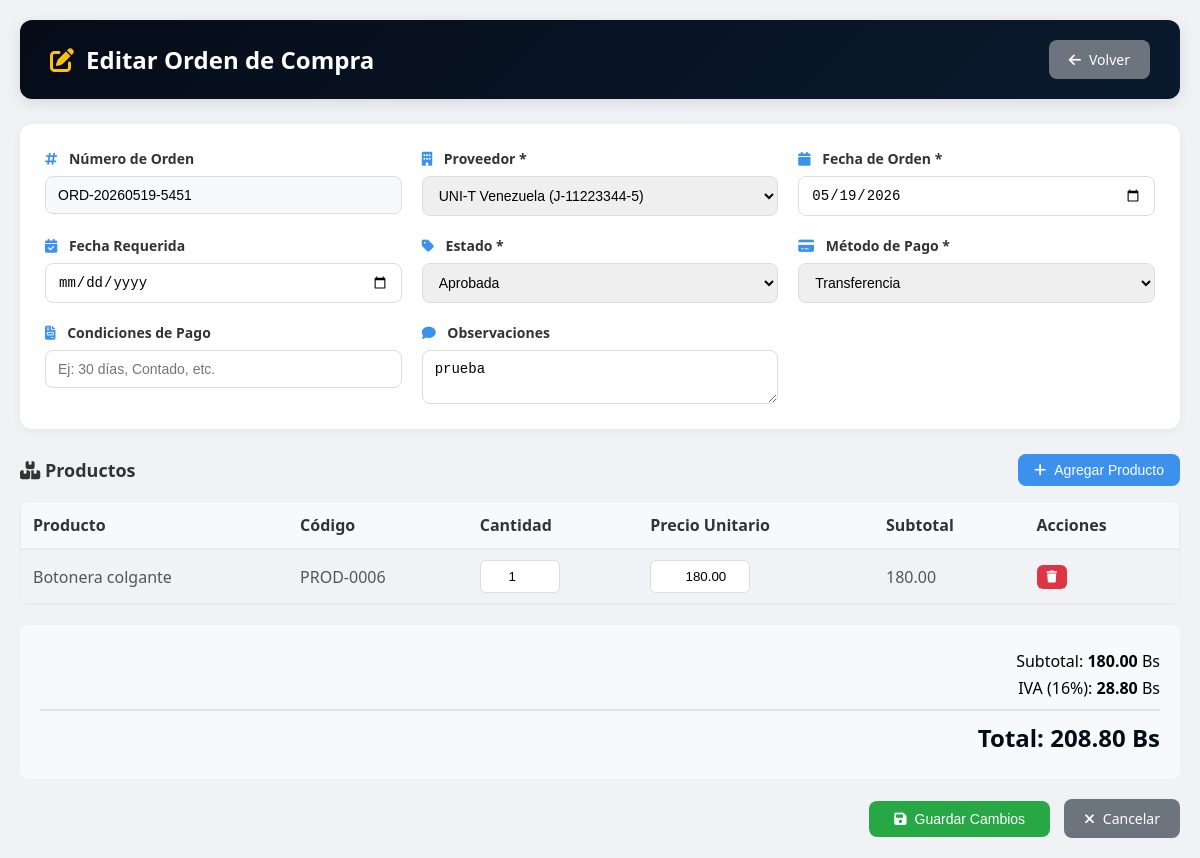
Page /compras/editar_compra.php?id=3 (signed in) on the committed database.
### tables this page shows
CREATE TABLE `compras` (
  `id` int NOT NULL AUTO_INCREMENT,
  `numero_orden` varchar(50) NOT NULL,
  `proveedor_id` int NOT NULL,
  `fecha_orden` date NOT NULL,
  `fecha_requerida` date DEFAULT NULL,
  `fecha_recibido` date DEFAULT NULL,
  `subtotal` decimal(12,2) NOT NULL DEFAULT '0.00',
  `iva` decimal(12,2) NOT NULL DEFAULT '0.00',
  `descuento` decimal(12,2) DEFAULT '0.00',
  `total` decimal(12,2) NOT NULL DEFAULT '0.00',
  `estado` enum('cotizacion','aprobada','enviada','recibida_parcial','recibida_total','anulada') DEFAULT 'cotizacion',
  `metodo_pago` enum('transferencia','efectivo','cheque','credito') DEFAULT 'transferencia',
  `condiciones_pago` varchar(100) DEFAULT NULL,
  `usuario_creacion_id` int NOT NULL,
  `usuario_aprobacion_id` int DEFAULT NULL,
  `fecha_aprobacion` datetime DEFAULT NULL,
  `observaciones` text,
  `created_at` timestamp NULL DEFAULT CURRENT_TIMESTAMP,
  `updated_at` timestamp NULL DEFAULT CURRENT_TIMESTAMP ON UPDATE CURRENT_TIMESTAMP,
  PRIMARY KEY (`id`),
  UNIQUE KEY `numero_orden` (`numero_orden`),
  KEY `idx_proveedor_id` (`proveedor_id`),
  KEY `idx_estado` (`estado`),
  KEY `idx_fecha_orden` (`fecha_orden`)
);

CREATE TABLE `proveedores` (
  `id` int NOT NULL AUTO_INCREMENT,
  `codigo` varchar(50) NOT NULL,
  `nombre_comercial` varchar(150) NOT NULL,
  `razon_social` varchar(200) DEFAULT NULL,
  `ruc` varchar(20) DEFAULT NULL,
  `tipo_documento` enum('cedula','ruc','pasaporte','dni') DEFAULT 'ruc',
  `direccion` text,
  `ciudad` varchar(100) DEFAULT NULL,
  `telefono_principal` varchar(20) NOT NULL,
  `telefono_secundario` varchar(20) DEFAULT NULL,
  `email_principal` varchar(100) NOT NULL,
  `email_secundario` varchar(100) DEFAULT NULL,
  `contacto_nombre` varchar(100) DEFAULT NULL,
  `contacto_cargo` varchar(100) DEFAULT NULL,
  `sitio_web` varchar(255) DEFAULT NULL,
  `condiciones_pago` varchar(100) DEFAULT NULL,
  `plazo_entrega` int DEFAULT '0',
  `forma_pago` enum('transferencia','efectivo','cheque','mixto') DEFAULT 'transferencia',
  `moneda` enum('Bs','USD','EUR') DEFAULT 'Bs',
  `estado` enum('activo','inactivo','suspendido') DEFAULT 'activo',
  `saldo_pendiente` decimal(12,2) DEFAULT '0.00',
  `calificacion` decimal(2,1) DEFAULT '0.0',
  `notas` text,
  `created_at` timestamp NULL DEFAULT CURRENT_TIMESTAMP,
  `updated_at` timestamp NULL DEFAULT CURRENT_TIMESTAMP ON UPDATE CURRENT_TIMESTAMP,
  PRIMARY KEY (`id`),
  UNIQUE KEY `codigo` (`codigo`),
  UNIQUE KEY `ruc` (`ruc`),
  KEY `idx_estado` (`estado`),
  KEY `idx_ruc` (`ruc`),
  KEY `idx_codigo` (`codigo`)
);

CREATE TABLE `compra_detalles` (
  `id` int NOT NULL AUTO_INCREMENT,
  `compra_id` int NOT NULL,
  `producto_id` int NOT NULL,
  `cantidad` int NOT NULL DEFAULT '1',
  `precio_unitario` decimal(12,2) NOT NULL DEFAULT '0.00',
  `subtotal` decimal(12,2) NOT NULL DEFAULT '0.00',
  `created_at` timestamp NULL DEFAULT CURRENT_TIMESTAMP,
  PRIMARY KEY (`id`),
  KEY `idx_compra_id` (`compra_id`),
  KEY `idx_producto_id` (`producto_id`),
  CONSTRAINT `compra_detalles_ibfk_1` FOREIGN KEY (`compra_id`) REFERENCES `compras` (`id`) ON DELETE CASCADE,
  CONSTRAINT `compra_detalles_ibfk_2` FOREIGN KEY (`producto_id`) REFERENCES `products` (`id`) ON DELETE CASCADE
);

CREATE TABLE `products` (
  `id` int NOT NULL AUTO_INCREMENT,
  `sku` varchar(100) DEFAULT NULL,
  `name` varchar(255) NOT NULL,
  `price` decimal(10,2) NOT NULL,
  `image_url` varchar(512) DEFAULT NULL,
  `description` text,
  `category` varchar(100) DEFAULT 'General',
  `rating` decimal(2,1) DEFAULT '0.0',
  `views_count` int DEFAULT '0',
  `specs` text,
  `stock` int DEFAULT '0',
  `is_featured` tinyint(1) DEFAULT '0',
  `weight` decimal(10,2) DEFAULT '0.00',
  `dimensions` varchar(100) DEFAULT NULL,
  `currency` varchar(3) DEFAULT 'Bs',
  `active` tinyint(1) NOT NULL DEFAULT '1',
  `deleted_at` datetime DEFAULT NULL,
  `created_at` timestamp NULL DEFAULT CURRENT_TIMESTAMP,
  `updated_at` timestamp NULL DEFAULT CURRENT_TIMESTAMP ON UPDATE CURRENT_TIMESTAMP,
  PRIMARY KEY (`id`),
  UNIQUE KEY `sku` (`sku`)
);

### compras/editar_compra.php (the view, shortened to what this page needs)
<?php
$db = conectarDB();
$compraId = isset($_GET['id']) ? intval($_GET['id']) : 0;
$query = "SELECT c.*, p.nombre_comercial as proveedor_nombre
          FROM compras c
          LEFT JOIN proveedores p ON c.proveedor_id = p.id
          WHERE c.id = :id";
$stmt = $db->prepare($query);
$stmt->bindParam(':id', $compraId, PDO::PARAM_INT);
$stmt->execute();
$compra = $stmt->fetch(PDO::FETCH_ASSOC);
$queryProductos = "SELECT cd.*, pr.name as producto_nombre, pr.sku
                   FROM compra_detalles cd
                   LEFT JOIN products pr ON cd.producto_id = pr.id
                   WHERE cd.compra_id = :compra_id
                   ORDER BY cd.id ASC";
$stmtProductos = $db->prepare($queryProductos);
$stmtProductos->bindParam(':compra_id', $compraId, PDO::PARAM_INT);
$stmtProductos->execute();
$productos = $stmtProductos->fetchAll(PDO::FETCH_ASSOC);
$queryProveedores = "SELECT id, nombre_comercial, ruc FROM proveedores WHERE estado = 'activo' ORDER BY nombre_comercial";
$stmtProveedores = $db->prepare($queryProveedores);
$stmtProveedores->execute();
$proveedores = $stmtProveedores->fetchAll(PDO::FETCH_ASSOC);
$estados = [
    'cotizacion' => 'Cotización',
    'aprobada' => 'Aprobada',
    'enviada' => 'Enviada',
    'recibida_parcial' => 'Recibida Parcial',
    'recibida_total' => 'Recibida Total',
    'anulada' => 'Anulada'
];
$metodosPago = [
    'transferencia' => 'Transferencia',
    'efectivo' => 'Efectivo',
    'cheque' => 'Cheque',
    'credito' => 'Crédito'
];
?>
<!DOCTYPE html>
<html>
<head>
    <link rel="stylesheet" href="https://cdnjs.cloudflare.com/ajax/libs/font-awesome/6.4.0/css/all.min.css">
</head>
<body>
<div class="container">
    <div class="header">
        <h1>
            <i class="fas fa-edit"></i>
            Editar Orden de Compra
        </h1>
        <div>
            <a href="ver_compra.php" class="btn-volver">
                <i class="fas fa-arrow-left"></i> Volver
            </a>
        </div>
    </div>
    <form id="formEditarCompra">
        <div class="form-card">
            <div class="form-grid">
                <div class="form-group">
                    <label><i class="fas fa-hashtag"></i> Número de Orden</label>
                    <input type="text" value="<?php echo htmlspecialchars($compra['numero_orden']); ?>" readonly>
                </div>
                <div class="form-group">
                    <label><i class="fas fa-building"></i> Proveedor *</label>
                    <select name="proveedor_id" id="proveedor_id" required>
                        <?php foreach ($proveedores as $proveedor): ?>
                            <option value="<?php echo $proveedor['id']; ?>"
                                <?php echo ($compra['proveedor_id'] == $proveedor['id']) ? 'selected' : ''; ?>>
                                <?php echo htmlspecialchars($proveedor['nombre_comercial']); ?>
                                (<?php echo htmlspecialchars($proveedor['ruc']); ?>)
                            </option>
                        <?php endforeach; ?>
                    </select>
                </div>
                <div class="form-group">
                    <label><i class="fas fa-calendar"></i> Fecha de Orden *</label>
                    <input type="date" name="fecha_orden" id="fecha_orden"
                           value="<?php echo $compra['fecha_orden']; ?>" required>
                </div>
                <div class="form-group">
                    <label><i class="fas fa-calendar-check"></i> Fecha Requerida</label>
                    <input type="date" name="fecha_requerida" id="fecha_requerida"
                           value="<?php echo $compra['fecha_requerida']; ?>">
                </div>
                <div class="form-group">
                    <label><i class="fas fa-tag"></i> Estado *</label>
                    <select name="estado" id="estado" required>
                        <?php foreach ($estados as $key => $label): ?>
                            <option value="<?php echo $key; ?>"
                                <?php echo ($compra['estado'] == $key) ? 'selected' : ''; ?>>
                                <?php echo $label; ?>
                            </option>
                        <?php endforeach; ?>
                    </select>
                </div>
                <div class="form-group">
                    <label><i class="fas fa-credit-card"></i> Método de Pago *</label>
                    <select name="metodo_pago" id="metodo_pago" required>
                        <?php foreach ($metodosPago as $key => $label): ?>
                            <option value="<?php echo $key; ?>"
                                <?php echo ($compra['metodo_pago'] == $key) ? 'selected' : ''; ?>>
                                <?php echo $label; ?>
                            </option>
                        <?php endforeach; ?>
                    </select>
                </div>
                <div class="form-group">
                    <label><i class="fas fa-file-invoice"></i> Condiciones de Pago</label>
                    <input type="text" name="condiciones_pago" id="condiciones_pago"
                           value="<?php echo htmlspecialchars($compra['condiciones_pago'] ?? ''); ?>"
                           placeholder="Ej: 30 días, Contado, etc.">
                </div>
                <div class="form-group">
                    <label><i class="fas fa-comment"></i> Observaciones</label>
                    <textarea name="observaciones" id="observaciones" rows="2"
                              placeholder="Observaciones adicionales..."><?php echo htmlspecialchars($compra['observaciones'] ?? ''); ?></textarea>
                </div>
            </div>
        </div>
        <div class="productos-section">
            <div class="productos-header">
                <h3><i class="fas fa-boxes"></i> Productos</h3>
                <button type="button" class="btn-agregar" onclick="abrirModalProductos()">
                    <i class="fas fa-plus"></i> Agregar Producto
                </button>
            </div>
            <div class="table-container">
                <table id="tablaProductos">
                    <thead>
                        <tr>
                            <th>Producto</th>
                            <th>Código</th>
                            <th>Cantidad</th>
                            <th>Precio Unitario</th>
                            <th>Subtotal</th>
                            <th>Acciones</th>
                        </tr>
                    </thead>
                    <tbody id="tbodyProductos">
                        <?php foreach ($productos as $producto): ?>
                        <tr data-id="<?php echo $producto['id']; ?>"
                            data-producto-id="<?php echo $producto['producto_id']; ?>">
                            <td>
                                <span class="producto-nombre-txt"><?php echo htmlspecialchars($producto['producto_nombre']); ?></span>
                            </td>
                            <td><?php echo htmlspecialchars($producto['sku'] ?? '-'); ?></td>
                            <td>
                                <input type="number" name="cantidad[]" class="cantidad-input"
                                       value="<?php echo $producto['cantidad']; ?>" step="1" min="1"
                                       onchange="calcularFila(this)">
                            </td>
                            <td>
                                <input type="number" name="precio_unitario[]" class="precio-input"
                                       value="<?php echo $producto['precio_unitario']; ?>" step="0.01" min="0"
                                       onchange="calcularFila(this)">
                            </td>
                            <td class="subtotal-td"><?php echo number_format($producto['subtotal'], 2); ?></td>
                            <td>
                                <button type="button" class="btn-eliminar" onclick="eliminarFila(this)">
                                    <i class="fas fa-trash"></i>
                                </button>
                            </td>
                        </tr>
                        <?php endforeach; ?>
                    </tbody>
                </table>
            </div>
            <div class="totales">
                <p>Subtotal: <strong id="subtotal"><?php echo number_format($compra['subtotal'], 2); ?></strong> Bs</p>
                <p>IVA (16%): <strong id="iva"><?php echo number_format($compra['iva'], 2); ?></strong> Bs</p>
                <p class="total-final">Total: <strong id="total"><?php echo number_format($compra['total'], 2); ?></strong> Bs</p>
            </div>
        </div>
        <div style="text-align: right; margin-top: 20px;">
            <button type="button" class="btn-guardar" onclick="guardarCompra()">
                <i class="fas fa-save"></i> Guardar Cambios
            </button>
            <a href="ver_compra.php" class="btn-volver">
                <i class="fas fa-times"></i> Cancelar
            </a>
        </div>
    </form>
</div>
</body>
</html>

### compras/editar_compra.php (style rules this page uses)
* { margin: 0; padding: 0; box-sizing: border-box; }
body { font-family: 'Segoe UI', Tahoma, Geneva, Verdana, sans-serif; background: #f0f2f5; padding: 20px; }
.container { max-width: 1400px; margin: 0 auto; }
.header { background: linear-gradient(135deg, #050C18 0%, #0a1a2e 100%); color: white; padding: 20px 30px; border-radius: 12px; margin-bottom: 25px; display: flex; justify-content: space-between; align-items: center; box-shadow: 0 4px 15px rgba(0,0,0,0.1); }
.header h1 { font-size: 24px; display: flex; align-items: center; gap: 12px; }
.header h1 i { color: #ffc107; }
.btn-volver { background: #6c757d; color: white; border: none; padding: 10px 20px; border-radius: 8px; cursor: pointer; font-size: 14px; transition: all 0.3s; text-decoration: none; display: inline-flex; align-items: center; gap: 8px; }
.btn-guardar { background: #28a745; color: white; border: none; padding: 10px 25px; border-radius: 8px; cursor: pointer; font-size: 14px; display: inline-flex; align-items: center; gap: 8px; margin-right: 10px; }
.form-card { background: white; border-radius: 12px; padding: 25px; margin-bottom: 25px; box-shadow: 0 2px 10px rgba(0,0,0,0.05); }
.form-grid { display: grid; grid-template-columns: repeat(auto-fit, minmax(300px, 1fr)); gap: 20px; }
.form-group { display: flex; flex-direction: column; gap: 8px; }
.form-group label { font-weight: 600; color: #333; font-size: 14px; }
.form-group label i { margin-right: 8px; color: #3C91ED; }
.form-group input, .form-group select, .form-group textarea { padding: 10px 12px; border: 1px solid #ddd; border-radius: 8px; font-size: 14px; transition: all 0.3s; }
.form-group input[readonly] { background: #f8f9fa; cursor: not-allowed; }
.productos-section { margin-top: 25px; }
.productos-header { display: flex; justify-content: space-between; align-items: center; margin-bottom: 15px; flex-wrap: wrap; gap: 15px; }
.productos-header h3 { color: #333; font-size: 18px; }
.btn-agregar { background: #3C91ED; color: white; border: none; padding: 8px 16px; border-radius: 8px; cursor: pointer; font-size: 14px; display: inline-flex; align-items: center; gap: 8px; }
.btn-eliminar { background: #dc3545; color: white; border: none; padding: 5px 10px; border-radius: 6px; cursor: pointer; font-size: 12px; }
.table-container { overflow-x: auto; border-radius: 8px; border: 1px solid #e9ecef; }
table { width: 100%; border-collapse: collapse; }
th { background: #f8f9fa; padding: 12px; text-align: left; font-weight: 600; color: #333; border-bottom: 2px solid #e9ecef; }
td { padding: 10px 12px; border-bottom: 1px solid #e9ecef; color: #555; }
.cantidad-input { width: 80px; padding: 8px; text-align: center; border: 1px solid #ddd; border-radius: 6px; }
.precio-input { width: 100px; padding: 8px; text-align: right; border: 1px solid #ddd; border-radius: 6px; }
.totales { margin-top: 20px; padding: 20px; background: #f8f9fa; border-radius: 8px; text-align: right; }
.totales p { margin: 5px 0; font-size: 16px; }
.totales .total-final { font-size: 24px; font-weight: bold; color: #050C18; margin-top: 10px; padding-top: 10px; border-top: 2px solid #dee2e6; }

### rows in the picture
compras: numero_orden "ORD-20260519-5451", proveedor_id "UNI-T Venezuela (J-11223344-5)", fecha_orden "05/19/2026", estado "Aprobada", metodo_pago "Transferencia", observaciones "prueba", subtotal "180.00", iva "28.80", total "208.80"
compra_detalles: producto.name "Botonera colgante", producto.sku "PROD-0006", cantidad "1", precio_unitario "180.00", subtotal "180.00"
